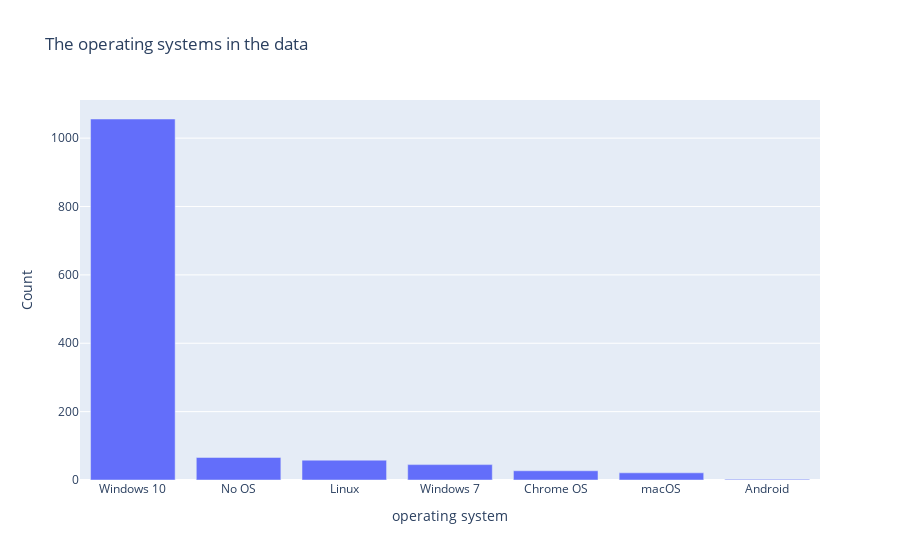

Notebook code cell kept with this figure:
### Markdown cell above
**Find the different types of Operating systems present in the data:**

The different types are: macOS, No OS, Windows 10, Linux, Android, Chrome OS, Windows 7.

### Code cell
# show the different oparation systems by graphing the count of this operation systems in the dataset.

# remapping the operating systems for fix the problem
os_mapping = {
    "Windows 10": "Windows 10",
    "Windows 7": "Windows 7",
    "Windows 10 S": "Windows 10",
    "Linux": "Linux",
    "macOS": "macOS",
    "No OS": "No OS",
    "Mac OS X": "macOS",
    "Chrome OS": "Chrome OS",
    "Android": "Android"}

dataset['OpSys'] = dataset['OpSys'].map(os_mapping) # fix

# plot the operating systems in the data after the fix
fig = px.bar(
    dataset["OpSys"].value_counts(),
    x=dataset["OpSys"].value_counts().index,
    y=dataset["OpSys"].value_counts().values,
    title="The operating systems in the data",
    labels={"x": "operating system", "y": "Count"}
)
fig.update_layout(xaxis=dict(title="operating system"),
                  yaxis=dict(title="Count"))
fig.show()

# print the unique operating systems in the data after the fix
print("The operating system in the data:\n",dataset["OpSys"].unique())

### Figure 1 — Plotly figure (JSON) as saved in the notebook; plotly's stock layout.template omitted (floating-point values rounded to 4 significant figures)
{"data": [{"alignmentgroup": "True", "hovertemplate": "operating system=%{x}<br>Count=%{y}<extra></extra>", "legendgroup": "", "marker": {"color": "#636efa", "pattern": {"shape": ""}}, "name": "", "offsetgroup": "", "orientation": "v", "showlegend": false, "textposition": "auto", "type": "bar", "x": ["Windows 10", "No OS", "Linux", "Windows 7", "Chrome OS", "macOS", "Android"], "xaxis": "x", "y": [1056, 66, 58, 45, 27, 21, 2], "yaxis": "y"}], "layout": {"barmode": "relative", "legend": {"tracegroupgap": 0}, "title": {"text": "The operating systems in the data"}, "xaxis": {"anchor": "y", "domain": [0, 1], "title": {"text": "operating system"}}, "yaxis": {"anchor": "x", "domain": [0, 1], "title": {"text": "Count"}}}}
